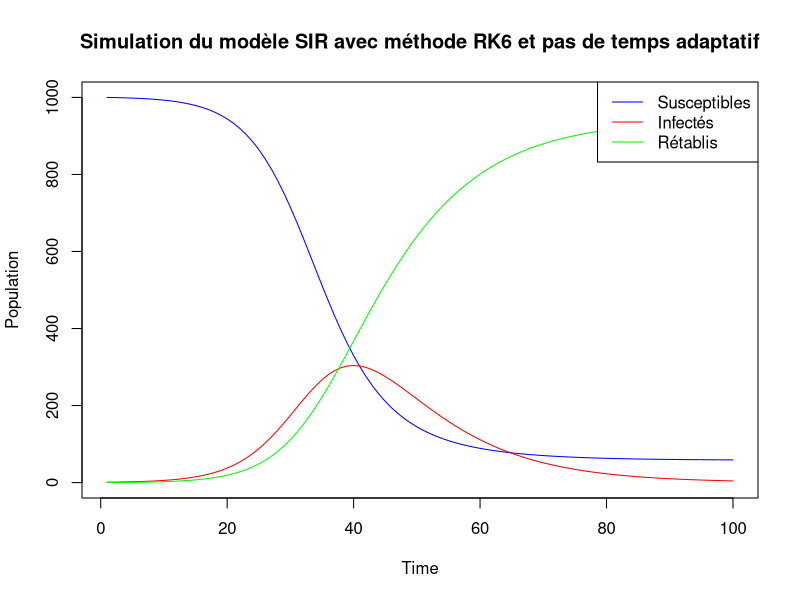
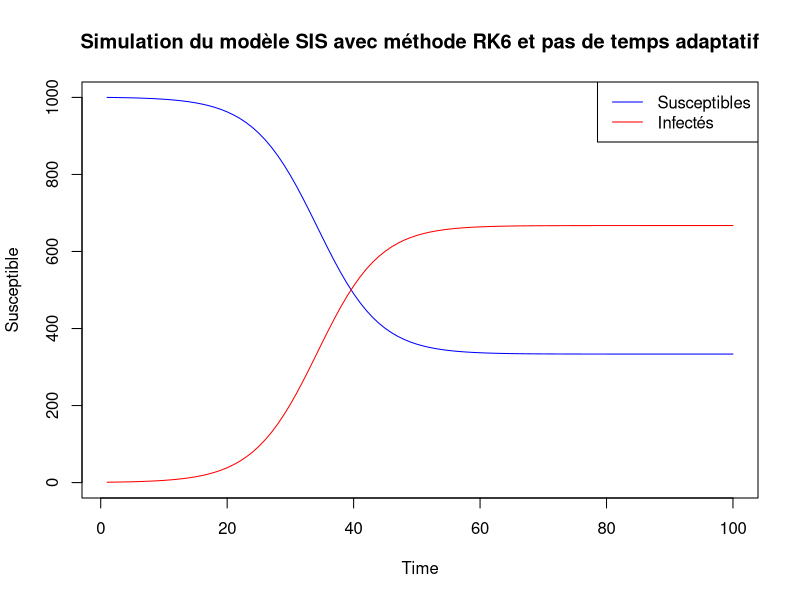

Source code (R) for these figures, in order:
# Définition des fonctions pour les dérivées du modèle SIR
dSIRdt <- function(S, I, beta, gamma, N) {
  dSdt = -beta * S * I / N
  dIdt = beta * S * I / N - gamma * I
  dRdt = gamma * I
  return(c(dSdt, dIdt, dRdt))
}

# Définition des fonctions pour les dérivées du modèle SIS
dSISdt <- function(S, I, beta, gamma, N) {
  dSdt = -beta * S * I / N + gamma * I
  dIdt = beta * S * I / N - gamma * I
  return(c(dSdt, dIdt))
}
# Fonction simplifiée pour estimer l'erreur entre deux pas de temps
estimate_error <- function(step1, step2) {
  max(abs(step1 - step2))
}

# Fonction RK6_step 
RK6_step <- function(model_type, S, I, beta, gamma, N, dt) {
  # Les calculs RK6 communs
  a21 = 1/3
  a31 = 1/12; a32 = 1/12
  a41 = 1/8; a42 = 0; a43 = 3/8
  a51 = 13/54; a52 = 0; a53 = -27/54; a54 = 42/54
  a61 = 1/6; a62 = 0; a63 = 2/3; a64 = -1/6; a65 = 1/6
  c1 = 1/6; c2 = 1/3; c3 = 1/3; c4 = 1/6; c5 = 0; c6 = 0
  
  # k1 calculations
  if (model_type == "SIR") {
    derivs = dSIRdt(S, I, beta, gamma, N)
  } else if (model_type == "SIS") {
    derivs = dSISdt(S, I, beta, gamma, N)
  }
  k1 = dt * derivs
  
  # k2 calculations
  if (model_type == "SIR") {
    derivs = dSIRdt(S + a21 * k1[1], I + a21 * k1[2], beta, gamma, N)
  } else if (model_type == "SIS") {
    derivs = dSISdt(S + a21 * k1[1], I + a21 * k1[2], beta, gamma, N)
  }
  k2 = dt * derivs
  
  # k3 calculations
  if (model_type == "SIR") {
    derivs = dSIRdt(S + a31 * k1[1] + a32 * k2[1], I + a31 * k1[2] + a32 * k2[2], beta, gamma, N)
  } else if (model_type == "SIS") {
    derivs = dSISdt(S + a31 * k1[1] + a32 * k2[1], I + a31 * k1[2] + a32 * k2[2], beta, gamma, N)
  }
  k3 = dt * derivs
  
  # k4 calculations
  if (model_type == "SIR") {
    derivs = dSIRdt(S + a41 * k1[1] + a42 * k2[1] + a43 * k3[1], I + a41 * k1[2] + a42 * k2[2] + a43 * k3[2], beta, gamma, N)
  } else if (model_type == "SIS") {
    derivs = dSISdt(S + a41 * k1[1] + a42 * k2[1] + a43 * k3[1], I + a41 * k1[2] + a42 * k2[2] + a43 * k3[2], beta, gamma, N)
  }
  k4 = dt * derivs
  
  # k5 calculations
  if (model_type == "SIR") {
    derivs = dSIRdt(S + a51 * k1[1] + a52 * k2[1] + a53 * k3[1] + a54 * k4[1], I + a51 * k1[2] + a52 * k2[2] + a53 * k3[2] + a54 * k4[2], beta, gamma, N)
  } else if (model_type == "SIS") {
    derivs = dSISdt(S + a51 * k1[1] + a52 * k2[1] + a53 * k3[1] + a54 * k4[1], I + a51 * k1[2] + a52 * k2[2] + a53 * k3[2] + a54 * k4[2], beta, gamma, N)
  }
  k5 = dt * derivs
  
  # k6 calculations
  if (model_type == "SIR") {
    derivs = dSIRdt(S + a61 * k1[1] + a62 * k2[1] + a63 * k3[1] + a64 * k4[1] + a65 * k5[1], I + a61 * k1[2] + a62 * k2[2] + a63 * k3[2] + a64 * k4[2] + a65 * k5[2], beta, gamma, N)
  } else if (model_type == "SIS") {
    derivs = dSISdt(S + a61 * k1[1] + a62 * k2[1] + a63 * k3[1] + a64 * k4[1] + a65 * k5[1], I + a61 * k1[2] + a62 * k2[2] + a63 * k3[2] + a64 * k4[2] + a65 * k5[2], beta, gamma, N)
  }
  k6 = dt * derivs
  
  # Combine k-values for final result
  S_next = S + c1 * k1[1] + c2 * k2[1] + c3 * k3[1] + c4 * k4[1] + c5 * k5[1] + c6 * k6[1]
  I_next = I + c1 * k1[2] + c2 * k2[2] + c3 * k3[2] + c4 * k4[2] + c5 * k5[2] + c6 * k6[2]
  
  if (model_type == "SIR") {
    R_next = N - S_next - I_next
    return(c(S_next, I_next, R_next))
  } else if (model_type == "SIS") {
    return(c(S_next, I_next))
  }
}

# Fonction RK6 avec pas de temps adaptatif pour les modèles SIR et SIS
RK6_adaptive <- function(model_type, beta, gamma, S0, I0, R0, dt_initial, tolerance, max_steps) {
  N <- S0 + I0 + R0
  S <- numeric(max_steps)
  I <- numeric(max_steps)
  R <- NULL
  dt <- dt_initial
  
  S[1] <- S0
  I[1] <- I0
  if (model_type == "SIR") {
    R[1] <- R0
  }
  
  for (step in 1:(max_steps - 1)) {
    repeat {
      current_step <- c(S[step], I[step])
      if (model_type == "SIR") {
        current_step <- c(S[step], I[step], R[step])
      }
      next_step <- RK6_step(model_type, current_step[1], current_step[2], beta, gamma, N, dt)
      half_step1 <- RK6_step(model_type, current_step[1], current_step[2], beta, gamma, N, dt / 2)
      half_step2 <- RK6_step(model_type, half_step1[1], half_step1[2], beta, gamma, N, dt / 2)
      
      error <- estimate_error(next_step, half_step2)
      #nous avons choisie une methode adaptive qui divise le pas sur deux chaque fois que l erreure est sup a la tolerance desire
      if (error > tolerance) {
        dt <- dt / 2
      } else {
        S[step + 1] <- half_step2[1]
        I[step + 1] <- half_step2[2]
        if (model_type == "SIR") {
          R[step + 1] <- half_step2[3]
        }
        if (error < tolerance / 2 && 2 * dt <= dt_initial) {
          dt <- dt * 2
        }
        break
      }
    }
  }
  
  if (model_type == "SIR") {
    return(list(S = S, I = I, R = R))
  } else if (model_type == "SIS") {
    return(list(S = S, I = I))
  }
}

# Paramètres de la simulation pour le modèle SIR
beta_sir <- 0.3
gamma_sir <- 0.1
S0_sir <- 1000
I0_sir <- 1
R0_sir <- 0
dt_initial_sir <- 1
tolerance_sir <- 1
max_steps_sir <- 100

# Exécution de la simulation pour le modèle SIR
result_sir <- RK6_adaptive("SIR", beta_sir, gamma_sir, S0_sir, I0_sir, R0_sir, dt_initial_sir, tolerance_sir, max_steps_sir)

# Paramètres de la simulation pour le modèle SIS
beta_sis <- 0.3
gamma_sis <- 0.1
S0_sis <- 1000
I0_sis <- 1
dt_initial_sis <- 1
tolerance_sis <- 1
max_steps_sis <- 100

# Exécution de la simulation pour le modèle SIS
result_sis <- RK6_adaptive("SIS", beta_sis, gamma_sis, S0_sis, I0_sis, 0, dt_initial_sis, tolerance_sis, max_steps_sis)

# Visualisation des résultats pour le modèle SIR
windows()  # Open a new window
plot(result_sir$S, type='l', col='blue', ylim=c(0, max(c(result_sir$S, result_sir$I, result_sir$R))), ylab='Population', xlab='Time')
lines(result_sir$I, type='l', col='red')
lines(result_sir$R, type='l', col='green')
legend('topright', legend=c('Susceptibles', 'Infectés', 'Rétablis'), col=c('blue', 'red', 'green'), lty=1)
title(main='Simulation du modèle SIR avec méthode RK6 et pas de temps adaptatif')

# Visualisation des résultats pour le modèle SIS
windows()  # Open another new window
plot(result_sis$S, type='l', col='blue', ylim=c(0, max(c(result_sis$S, result_sis$I))), ylab='Susceptible', xlab='Time')
lines(result_sis$I, type='l', col='red')
legend('topright', legend=c('Susceptibles', 'Infectés'), col=c('blue', 'red'), lty=1)
title(main='Simulation du modèle SIS avec méthode RK6 et pas de temps adaptatif')
#NOTE: LES DEUX GRAPHES S'AFFICHE L'UN AU DESSUS D'AUTRE.
